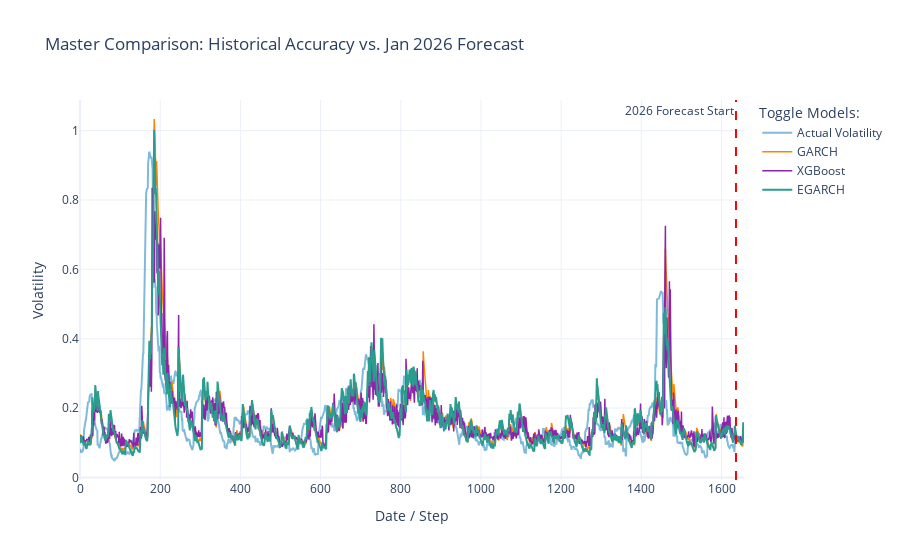

Notebook code cell kept with this figure:
### Code cell
df_final = pd.DataFrame(index=garch_pred.index)

df_final["Actual"] = garch_pred["target_vol"]
df_final["GARCH"] = garch_pred["garch_pred"]
df_final["XGBoost"] = xgb_pred["xgboost_forecast"]
df_final["EGARCH"] = egarch_pred["egarch_forecast"]


fig = go.Figure()

fig.add_trace(go.Scatter(
    x=df_final.index, 
    y=df_final["Actual"],
    name="Actual Volatility",
    line=dict(color='#0077B6', width=2),
    opacity=0.5
))

fig.add_trace(go.Scatter(
    x=df_final.index, 
    y=df_final["GARCH"],
    name="GARCH",
    line=dict(color='#FB8500', width=1.5)
))

fig.add_trace(go.Scatter(
    x=df_final.index, 
    y=df_final["XGBoost"],
    name="XGBoost",
    line=dict(color='#8E24AA', width=1.5)
))


fig.add_trace(go.Scatter(
    x=df_final.index, 
    y=df_final["EGARCH"],
    name="EGARCH",
    line=dict(color='#2A9D8F', width=2)
))


forecast_start_idx = len(df_final) - 21
forecast_start_date = df_final.index[forecast_start_idx]

fig.add_vline(
    x=forecast_start_date, 
    line_dash="dash", 
    line_color="red",
    annotation_text="2026 Forecast Start",
    annotation_position="top left"
)


fig.update_layout(
    title="Master Comparison: Historical Accuracy vs. Jan 2026 Forecast",
    xaxis_title="Date / Step",
    yaxis_title="Volatility",
    hovermode="x unified",  
    template="plotly_white",
    legend=dict(
        title="Toggle Models:",
        orientation="v",
        yanchor="top", y=1,
        xanchor="left", x=1.02
    )
)

fig.show()


fig.write_html(RESULTS_DIR / "preds" / "model_comparison.html")

### Figure 1 — Plotly figure (JSON) as saved in the notebook; plotly's stock layout.template omitted (floating-point values rounded to 4 significant figures; data arrays with more than 128 entries replaced by an {"elided": "..."} marker saying what was removed)
{"data": [{"line": {"color": "#0077B6", "width": 2}, "name": "Actual Volatility", "opacity": 0.5, "type": "scatter", "x": {"elided": "1657 int values"}, "y": {"elided": "1657 float values"}}, {"line": {"color": "#FB8500", "width": 1.5}, "name": "GARCH", "type": "scatter", "x": {"elided": "1657 int values"}, "y": {"elided": "1657 float values"}}, {"line": {"color": "#8E24AA", "width": 1.5}, "name": "XGBoost", "type": "scatter", "x": {"elided": "1657 int values"}, "y": {"elided": "1657 float values"}}, {"line": {"color": "#2A9D8F", "width": 2}, "name": "EGARCH", "type": "scatter", "x": {"elided": "1657 int values"}, "y": {"elided": "1657 float values"}}], "layout": {"annotations": [{"showarrow": false, "text": "2026 Forecast Start", "x": 1636, "xanchor": "right", "xref": "x", "y": 1, "yanchor": "top", "yref": "y domain"}], "hovermode": "x unified", "legend": {"orientation": "v", "title": {"text": "Toggle Models:"}, "x": 1.02, "xanchor": "left", "y": 1, "yanchor": "top"}, "shapes": [{"line": {"color": "red", "dash": "dash"}, "type": "line", "x0": 1636, "x1": 1636, "xref": "x", "y0": 0, "y1": 1, "yref": "y domain"}], "title": {"text": "Master Comparison: Historical Accuracy vs. Jan 2026 Forecast"}, "xaxis": {"title": {"text": "Date / Step"}}, "yaxis": {"title": {"text": "Volatility"}}}}
